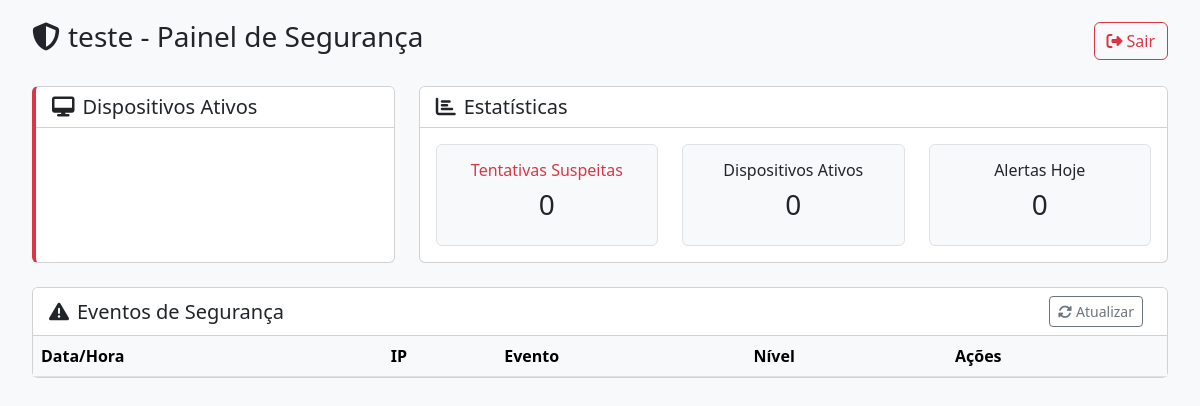
Page /clinic/dashboard (signed in) on the earlier database version.
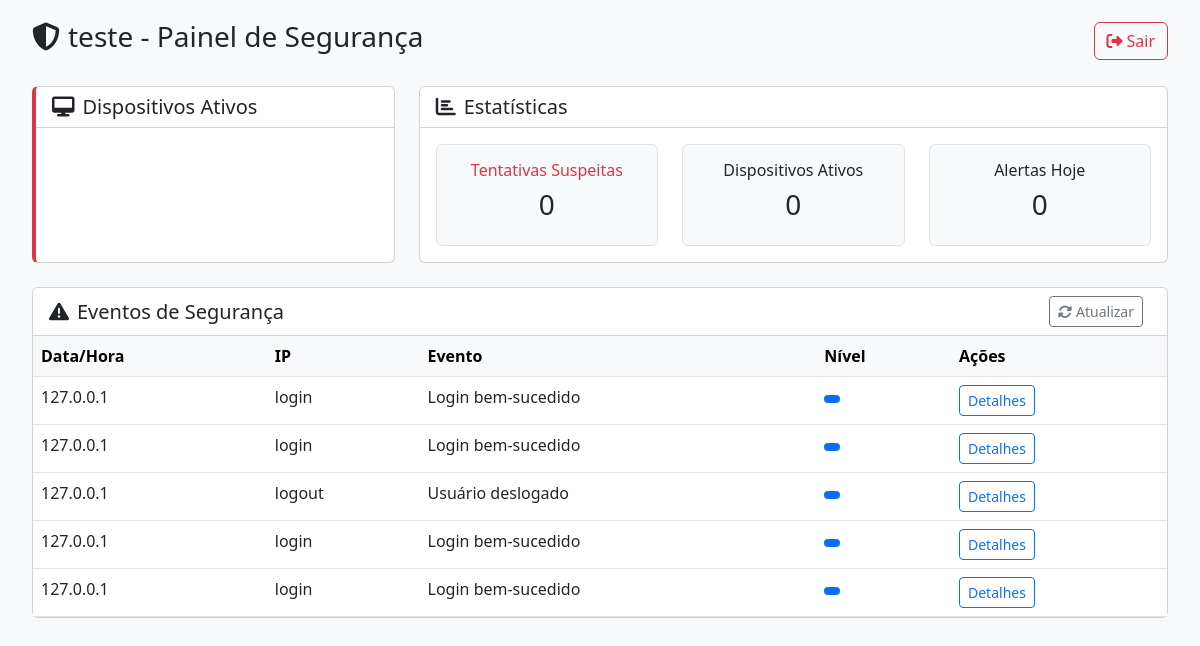
Same page on the later database version.
### tables this page shows
CREATE TABLE alerts
                 (id INTEGER PRIMARY KEY AUTOINCREMENT,
                 clinic_id INTEGER,
                 timestamp TEXT,
                 ip TEXT,
                 event_type TEXT,
                 description TEXT,
                 severity TEXT,
                 FOREIGN KEY (clinic_id) REFERENCES clinics(id));

### app.py (the view)
@app.route('/clinic/dashboard')
def clinic_dashboard():
    if 'clinic_id' not in session:
        return redirect(url_for('login'))
    clinic_id = session['clinic_id']
    conn = sqlite3.connect('safeclinica.db')
    c = conn.cursor()
    c.execute("""
        SELECT id, timestamp, ip, event_type, description, severity
        FROM alerts
        WHERE clinic_id = ?
        ORDER BY timestamp DESC
        LIMIT 50
    """, (clinic_id,))
    alerts = c.fetchall()
    conn.close()
    return render_template('clinic_dashboard.html',
                         clinic_name=session['clinic_name'],
                         alerts=alerts)

### templates/clinic_dashboard.html (shortened to what this page needs)
<!DOCTYPE html>
<html>
<head>
    <link href="https://cdn.jsdelivr.net/npm/bootstrap@5.3.0/dist/css/bootstrap.min.css" rel="stylesheet">
    <link rel="stylesheet" href="https://cdnjs.cloudflare.com/ajax/libs/font-awesome/6.4.0/css/all.min.css">
</head>
<body>
    <div class="container-fluid">
        <div class="header d-flex justify-content-between align-items-center mb-4">
            <h1 class="h3"><i class="fas fa-shield-alt me-2"></i>{{ clinic_name }} - Painel de Segurança</h1>
            <a href="{{ url_for('logout') }}" class="btn btn-outline-danger"><i class="fas fa-sign-out-alt me-1"></i>Sair</a>
        </div>
        <div class="row">
            <div class="col-md-4 mb-4">
                <div class="card security-card h-100">
                    <div class="card-header bg-white">
                        <h5 class="mb-0"><i class="fas fa-desktop me-2"></i>Dispositivos Ativos</h5>
                    </div>
                    <div class="card-body device-list">
                    </div>
                </div>
            </div>
            <div class="col-md-8 mb-4">
                <div class="card h-100">
                    <div class="card-header bg-white">
                        <h5 class="mb-0"><i class="fas fa-chart-bar me-2"></i>Estatísticas</h5>
                    </div>
                    <div class="card-body">
                        <div class="row text-center">
                            <div class="col-md-4">
                                <div class="p-3 border rounded bg-light">
                                    <h6 class="text-danger">Tentativas Suspeitas</h6>
                                    <h3 id="suspicious-count">0</h3>
                                </div>
                            </div>
                            <div class="col-md-4">
                                <div class="p-3 border rounded bg-light">
                                    <h6>Dispositivos Ativos</h6>
                                    <h3 id="active-devices">0</h3>
                                </div>
                            </div>
                            <div class="col-md-4">
                                <div class="p-3 border rounded bg-light">
                                    <h6>Alertas Hoje</h6>
                                    <h3 id="today-alerts">0</h3>
                                </div>
                            </div>
                        </div>
                    </div>
                </div>
            </div>
        </div>
        <div class="card mb-4">
            <div class="card-header bg-white d-flex justify-content-between align-items-center">
                <h5 class="mb-0"><i class="fas fa-exclamation-triangle me-2"></i>Eventos de Segurança</h5>
                <div>
                    <button class="btn btn-sm btn-outline-secondary me-2" id="refresh-btn">
                        <i class="fas fa-sync-alt me-1"></i>Atualizar
                    </button>
                </div>
            </div>
            <div class="card-body p-0">
                <div class="table-responsive">
                    <table class="table table-hover mb-0">
                        <thead class="table-light">
                            <tr>
                                <th>Data/Hora</th>
                                <th>IP</th>
                                <th>Evento</th>
                                <th>Nível</th>
                                <th>Ações</th>
                            </tr>
                        </thead>
                        <tbody id="security-events">
                            {% for alert in alerts %}
                            <tr class="{{ 'critical' if alert[6] == 'critical' else 'warning' if alert[6] == 'warning' }}">
                                <td>{{ alert[2] }}</td>
                                <td>{{ alert[3] }}</td>
                                <td>{{ alert[4] }}</td>
                                <td>
                                    <span class="badge bg-{{ 'danger' if alert[6] == 'critical' else 'warning' if alert[6] == 'warning' else 'primary' }}">
                                    </span>
                                </td>
                                <td>
                                    <button class="btn btn-sm btn-outline-primary">Detalhes</button>
                                </td>
                            </tr>
                            {% endfor %}
                        </tbody>
                    </table>
                </div>
            </div>
        </div>
    </div>
</body>
</html>

### templates/clinic_dashboard.html (style rules this page uses)
body { font-family: 'Segoe UI', Tahoma, Geneva, Verdana, sans-serif; margin: 0; padding: 20px; background-color: #f8f9fa; }
.security-card { border-left: 4px solid #dc3545; }
.device-list { max-height: 300px; overflow-y: auto; }

Differences in the rows shown:
added alerts: ip "127.0.0.1", event_type "login", description "Login bem-sucedido"
added alerts: ip "127.0.0.1", event_type "login", description "Login bem-sucedido"
added alerts: ip "127.0.0.1", event_type "logout", description "Usuário deslogado"
added alerts: ip "127.0.0.1", event_type "login", description "Login bem-sucedido"
added alerts: ip "127.0.0.1", event_type "login", description "Login bem-sucedido"
